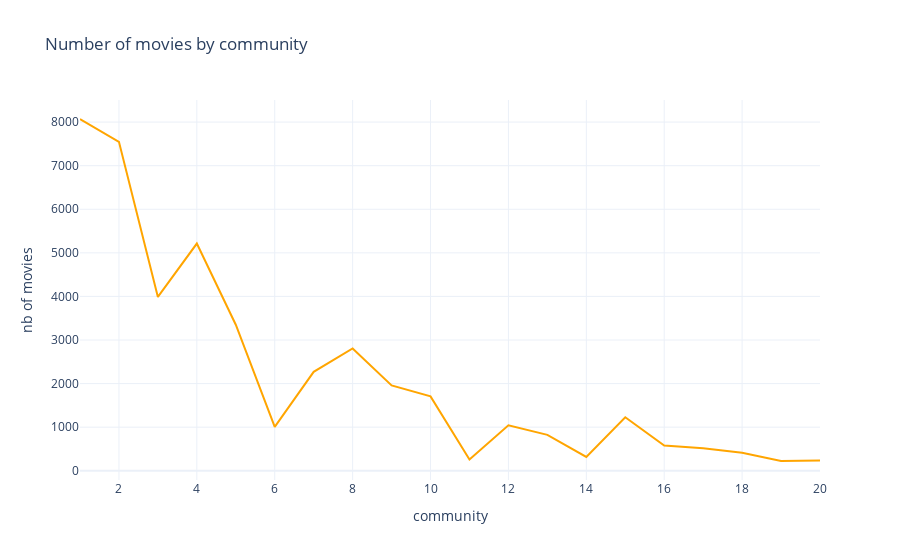

Notebook source saved alongside this figure:
### Code cell
fig = px.line(x=range(1,21),y=nb_movie,
                    title='Number of movies by community', labels={'x':'community','y':'nb of movies'},
                    template= 'plotly_white',color_discrete_sequence=['orange'])
fig.show()
fig.write_html('C:/Users/Public/ADA2022/weloic.github.io/_includes/movies_community_scatter.html')

### Figure 1 — Plotly figure (JSON) as saved in the notebook; plotly's stock layout.template omitted (floating-point values rounded to 4 significant figures)
{"data": [{"hovertemplate": "community=%{x}<br>nb of movies=%{y}<extra></extra>", "legendgroup": "", "line": {"color": "orange", "dash": "solid"}, "marker": {"symbol": "circle"}, "mode": "lines", "name": "", "orientation": "v", "showlegend": false, "type": "scatter", "x": [1, 2, 3, 4, 5, 6, 7, 8, 9, 10, 11, 12, 13, 14, 15, 16, 17, 18, 19, 20], "xaxis": "x", "y": [8071, 7548, 3989, 5213, 3350, 1007, 2269, 2805, 1959, 1706, 259, 1044, 823, 317, 1227, 578, 516, 412, 224, 236], "yaxis": "y"}], "layout": {"legend": {"tracegroupgap": 0}, "title": {"text": "Number of movies by community"}, "xaxis": {"anchor": "y", "domain": [0, 1], "title": {"text": "community"}}, "yaxis": {"anchor": "x", "domain": [0, 1], "title": {"text": "nb of movies"}}}}
